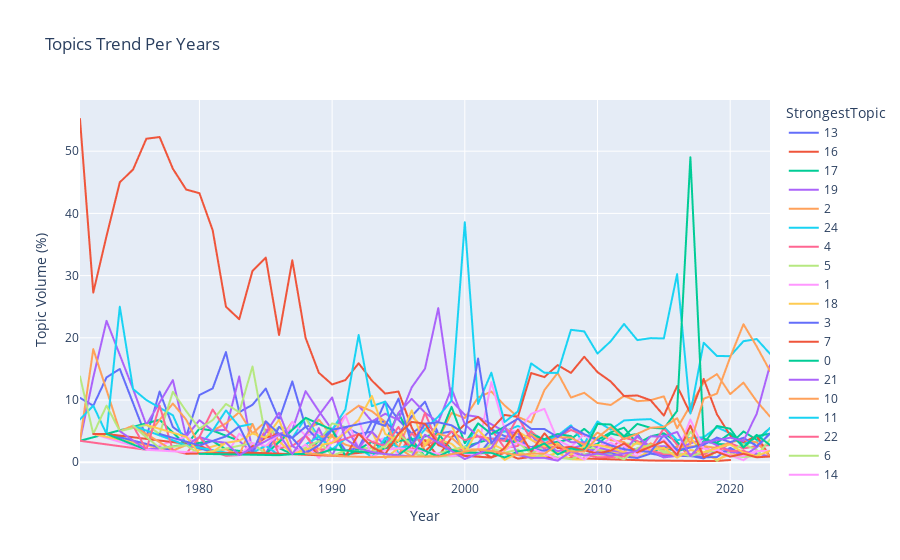

The notebook cell saved with this chart:
### Markdown cell above
### Trend Analysis

### Code cell
filtered_data  = yr_agg_df[yr_agg_df.Year>1970]
px.line(filtered_data,x="Year",y="topic_percentages",color="StrongestTopic", title = "Topics Trend Per Years",
       labels = {"topic_percentages" : "Topic Volume (%)"})
